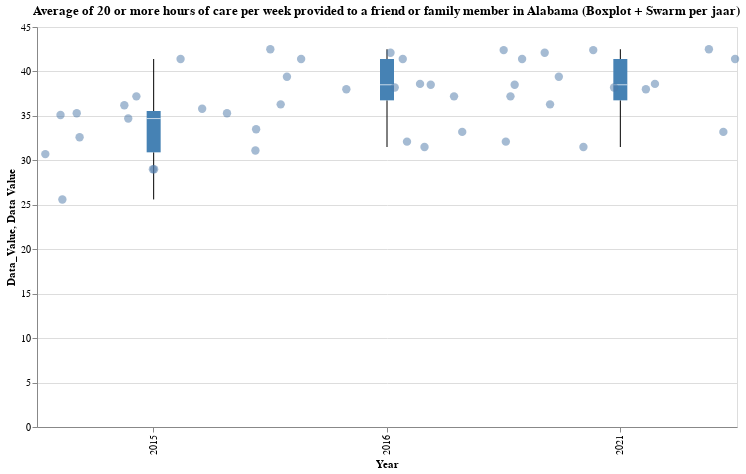

Write notebook code for a chart like this one.
### Code cell
import altair as alt
import ipywidgets as widgets
from IPython.display import display
import numpy as np

# Functie om data te filteren en visualiseren
def visualize_country_data(location, question, df):
    # Filter data
    data_to_viz = df[(df['LocationDesc'] == location) & (df['Question'] == question)].copy()
    
    if data_to_viz.empty:
        print("Geen data beschikbaar voor deze combinatie.")
        return
    
    # Jitter toevoegen als kolom
    rng = np.random.default_rng(0)  # vaste seed voor reproduceerbaarheid
    data_to_viz["jitter"] = rng.uniform(-0.3, 0.3, size=len(data_to_viz))

    # Boxplot
    box = alt.Chart(data_to_viz).mark_boxplot(extent='min-max').encode(
        x='YearStart:O',
        y='Data_Value:Q',
        color=alt.value('steelblue')
    )

    # Swarmplot (punten met jitter)
    points = alt.Chart(data_to_viz).mark_circle(size=70, opacity=0.5).encode(
        x=alt.X('YearStart:O', axis=alt.Axis(title="Year")),
        y=alt.Y('Data_Value:Q', axis=alt.Axis(title="Data Value")),
        tooltip=['YearStart', 'Data_Value']
    ).transform_calculate(
        # jitter toevoegen aan positie in pixels
        jitter='(random() - 0.5) * 0.6'
    ).encode(
        x=alt.X('YearStart:O', axis=alt.Axis(title="Year")),
        xOffset='jitter:Q'   # <-- Altair v5 ondersteunt nu xOffset
    )

    chart = (box + points).properties(
        width=700,
        height=400,
        title=f"{question} in {location} (Boxplot + Swarm per jaar)"
    )

    display(chart)


# Widgets
location_dropdown = widgets.Dropdown(
    options=sorted(df_1['LocationDesc'].dropna().unique()), 
    description='Location:'
)
question_dropdown = widgets.Dropdown(
    options=sorted(df_1['Question'].dropna().unique()), 
    description='Question:'
)

# Interactive output
iout = widgets.interactive_output(visualize_country_data, {
    'location': location_dropdown,
    'question': question_dropdown,
    'df': widgets.fixed(df_1)
})

# Layout
display(widgets.HBox([iout, widgets.VBox([location_dropdown, question_dropdown])]))
